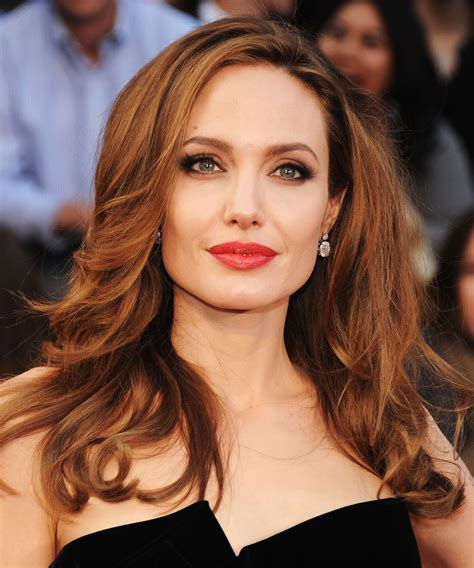
#> input picture dataset/train/Angelina Jolie/Angelina_Jolie_0006.jpg, 474 x 568 px, found by its file name
$ python test2.py
#> lines starting #> are read from the running program, lines starting #| are printed output that depends on the picture
import cv2
import os
from time import time
import numpy as np
from sklearn.model_selection import train_test_split
from sklearn.svm import SVC
from sklearn.metrics import accuracy_score
from sklearn.decomposition import PCA
from sklearn.pipeline import make_pipeline
from sklearn.preprocessing import LabelEncoder
from sklearn.metrics import classification_report
from sklearn.metrics import confusion_matrix
from sklearn.model_selection import GridSearchCV
from sklearn.datasets import fetch_lfw_people

dataset_path = 'dataset/train'
WIDTH =  64
HEIGHT = 64
image_size = (WIDTH, HEIGHT)

images = []
labels = []

for person_name in os.listdir(dataset_path):
    person_path = os.path.join(dataset_path, person_name)
    for img_name in os.listdir(person_path):
        img_path = os.path.join(person_path, img_name)
        img = cv2.imread(img_path)
#> img is the input picture: shape (568, 474, 3); mean B, G, R 74.6, 90.9, 126.9
        # [4 lines of commented-out code are left out]
        image = cv2.resize(img, image_size)
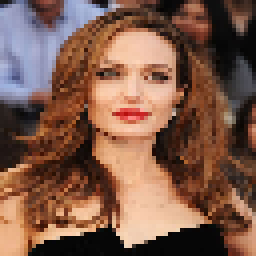
#> image: shape (64, 64, 3) (shown 4 times larger); mean B, G, R 74.4, 90.6, 126.7
        image = cv2.cvtColor(image, cv2.COLOR_BGR2GRAY)  # convert to grayscale
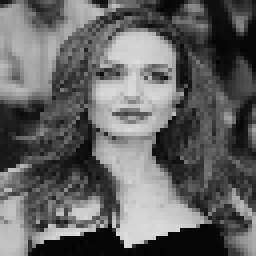
#> image: shape (64, 64) (shown 4 times larger); min 1, max 222, mean 99.6
        # images.append(image.flatten())
        labels.append(person_name)

X = np.array(images)
#> X = empty array
y = np.array(labels)
print(X.shape)
#| (0,)
# print("sample", "features", X.shape[0], X.shape[1])

#> (the run stopped early here; a loop or call above may not have finished)
